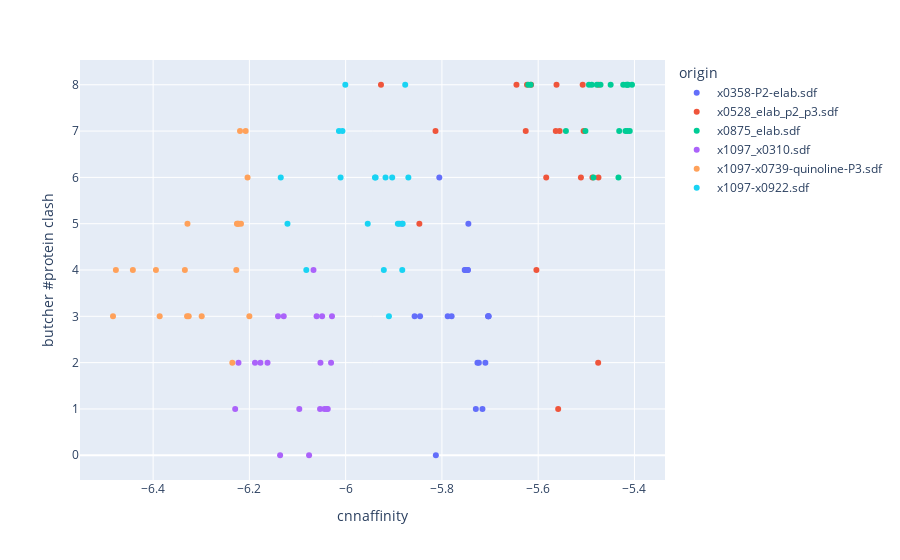

This figure's notebook cell:
### Code cell
px.scatter(fg_top120, x='cnnaffinity', y='butcher #protein clash', color='origin')
# px.histogram(fg_top120, x='butcher #protein clash', color='origin', cumulative=True)

### Figure 1 — Plotly figure (JSON) as saved in the notebook; plotly's stock layout.template omitted (floating-point values rounded to 4 significant figures)
{"data": [{"hovertemplate": "origin=x0358-P2-elab.sdf<br>cnnaffinity=%{x}<br>butcher #protein clash=%{y}<extra></extra>", "legendgroup": "x0358-P2-elab.sdf", "marker": {"color": "#636efa", "symbol": "circle"}, "mode": "markers", "name": "x0358-P2-elab.sdf", "orientation": "v", "showlegend": true, "type": "scatter", "x": [-5.883, -5.857, -5.845, -5.813, -5.805, -5.788, -5.78, -5.753, -5.752, -5.746, -5.746, -5.745, -5.73, -5.726, -5.723, -5.716, -5.71, -5.704, -5.704, -5.703], "xaxis": "x", "y": [5, 3, 3, 0, 6, 3, 3, 4, 4, 4, 4, 5, 1, 2, 2, 1, 2, 3, 3, 3], "yaxis": "y"}, {"hovertemplate": "origin=x0528_elab_p2_p3.sdf<br>cnnaffinity=%{x}<br>butcher #protein clash=%{y}<extra></extra>", "legendgroup": "x0528_elab_p2_p3.sdf", "marker": {"color": "#EF553B", "symbol": "circle"}, "mode": "markers", "name": "x0528_elab_p2_p3.sdf", "orientation": "v", "showlegend": true, "type": "scatter", "x": [-5.927, -5.847, -5.813, -5.645, -5.626, -5.623, -5.615, -5.604, -5.583, -5.563, -5.562, -5.558, -5.555, -5.511, -5.508, -5.506, -5.487, -5.475, -5.475, -5.475], "xaxis": "x", "y": [8, 5, 7, 8, 7, 8, 8, 4, 6, 7, 8, 1, 7, 6, 8, 7, 6, 2, 6, 8], "yaxis": "y"}, {"hovertemplate": "origin=x0875_elab.sdf<br>cnnaffinity=%{x}<br>butcher #protein clash=%{y}<extra></extra>", "legendgroup": "x0875_elab.sdf", "marker": {"color": "#00cc96", "symbol": "circle"}, "mode": "markers", "name": "x0875_elab.sdf", "orientation": "v", "showlegend": true, "type": "scatter", "x": [-5.621, -5.616, -5.542, -5.502, -5.495, -5.489, -5.485, -5.478, -5.47, -5.449, -5.433, -5.432, -5.423, -5.419, -5.417, -5.415, -5.414, -5.413, -5.41, -5.405], "xaxis": "x", "y": [8, 8, 7, 7, 8, 8, 6, 8, 8, 8, 6, 7, 8, 7, 8, 7, 8, 8, 7, 8], "yaxis": "y"}, {"hovertemplate": "origin=x1097_x0310.sdf<br>cnnaffinity=%{x}<br>butcher #protein clash=%{y}<extra></extra>", "legendgroup": "x1097_x0310.sdf", "marker": {"color": "#ab63fa", "symbol": "circle"}, "mode": "markers", "name": "x1097_x0310.sdf", "orientation": "v", "showlegend": true, "type": "scatter", "x": [-6.23, -6.223, -6.188, -6.177, -6.162, -6.141, -6.136, -6.129, -6.096, -6.076, -6.067, -6.06, -6.053, -6.052, -6.049, -6.044, -6.039, -6.037, -6.03, -6.028], "xaxis": "x", "y": [1, 2, 2, 2, 2, 3, 0, 3, 1, 0, 4, 3, 1, 2, 3, 1, 1, 1, 2, 3], "yaxis": "y"}, {"hovertemplate": "origin=x1097-x0739-quinoline-P3.sdf<br>cnnaffinity=%{x}<br>butcher #protein clash=%{y}<extra></extra>", "legendgroup": "x1097-x0739-quinoline-P3.sdf", "marker": {"color": "#FFA15A", "symbol": "circle"}, "mode": "markers", "name": "x1097-x0739-quinoline-P3.sdf", "orientation": "v", "showlegend": true, "type": "scatter", "x": [-6.483, -6.477, -6.442, -6.394, -6.386, -6.334, -6.329, -6.329, -6.326, -6.299, -6.235, -6.227, -6.226, -6.224, -6.222, -6.219, -6.217, -6.208, -6.204, -6.2], "xaxis": "x", "y": [3, 4, 4, 4, 3, 4, 3, 5, 3, 3, 2, 4, 5, 5, 5, 7, 5, 7, 6, 3], "yaxis": "y"}, {"hovertemplate": "origin=x1097-x0922.sdf<br>cnnaffinity=%{x}<br>butcher #protein clash=%{y}<extra></extra>", "legendgroup": "x1097-x0922.sdf", "marker": {"color": "#19d3f3", "symbol": "circle"}, "mode": "markers", "name": "x1097-x0922.sdf", "orientation": "v", "showlegend": true, "type": "scatter", "x": [-6.135, -6.121, -6.082, -6.014, -6.011, -6.007, -6.001, -5.954, -5.939, -5.938, -5.921, -5.917, -5.91, -5.903, -5.892, -5.889, -5.882, -5.882, -5.876, -5.87], "xaxis": "x", "y": [6, 5, 4, 7, 6, 7, 8, 5, 6, 6, 4, 6, 3, 6, 5, 5, 4, 5, 8, 6], "yaxis": "y"}], "layout": {"autosize": true, "legend": {"title": {"text": "origin"}, "tracegroupgap": 0}, "margin": {"t": 60}, "xaxis": {"anchor": "y", "autorange": true, "domain": [0, 1], "range": [-6.548, -5.34], "title": {"text": "cnnaffinity"}, "type": "linear"}, "yaxis": {"anchor": "x", "autorange": true, "domain": [0, 1], "range": [-0.6194, 8.619], "title": {"text": "butcher #protein clash"}, "type": "linear"}}}
